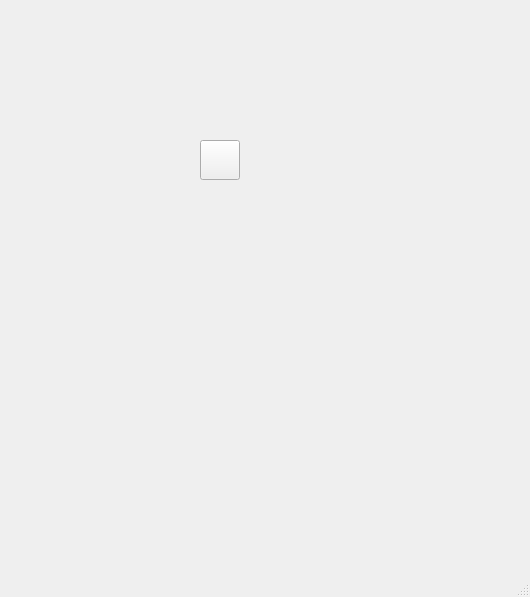
<?xml version="1.0" encoding="UTF-8"?>
<ui version="4.0">
 <class>MainWindow</class>
 <widget class="QMainWindow" name="MainWindow">
  <property name="geometry">
   <rect>
    <x>0</x>
    <y>0</y>
    <width>530</width>
    <height>597</height>
   </rect>
  </property>
  <property name="windowTitle">
   <string>MainWindow</string>
  </property>
  <widget class="QWidget" name="centralwidget">
   <widget class="QPushButton" name="pb">
    <property name="geometry">
     <rect>
      <x>200</x>
      <y>140</y>
      <width>40</width>
      <height>40</height>
     </rect>
    </property>
    <property name="text">
     <string/>
    </property>
    <property name="icon">
     <iconset>
      <normaloff>0.png</normaloff>0.png</iconset>
    </property>
    <property name="iconSize">
     <size>
      <width>40</width>
      <height>40</height>
     </size>
    </property>
   </widget>
  </widget>
  <widget class="QMenuBar" name="menubar">
   <property name="geometry">
    <rect>
     <x>0</x>
     <y>0</y>
     <width>530</width>
     <height>21</height>
    </rect>
   </property>
  </widget>
  <widget class="QStatusBar" name="statusbar"/>
 </widget>
 <resources/>
 <connections/>
</ui>
